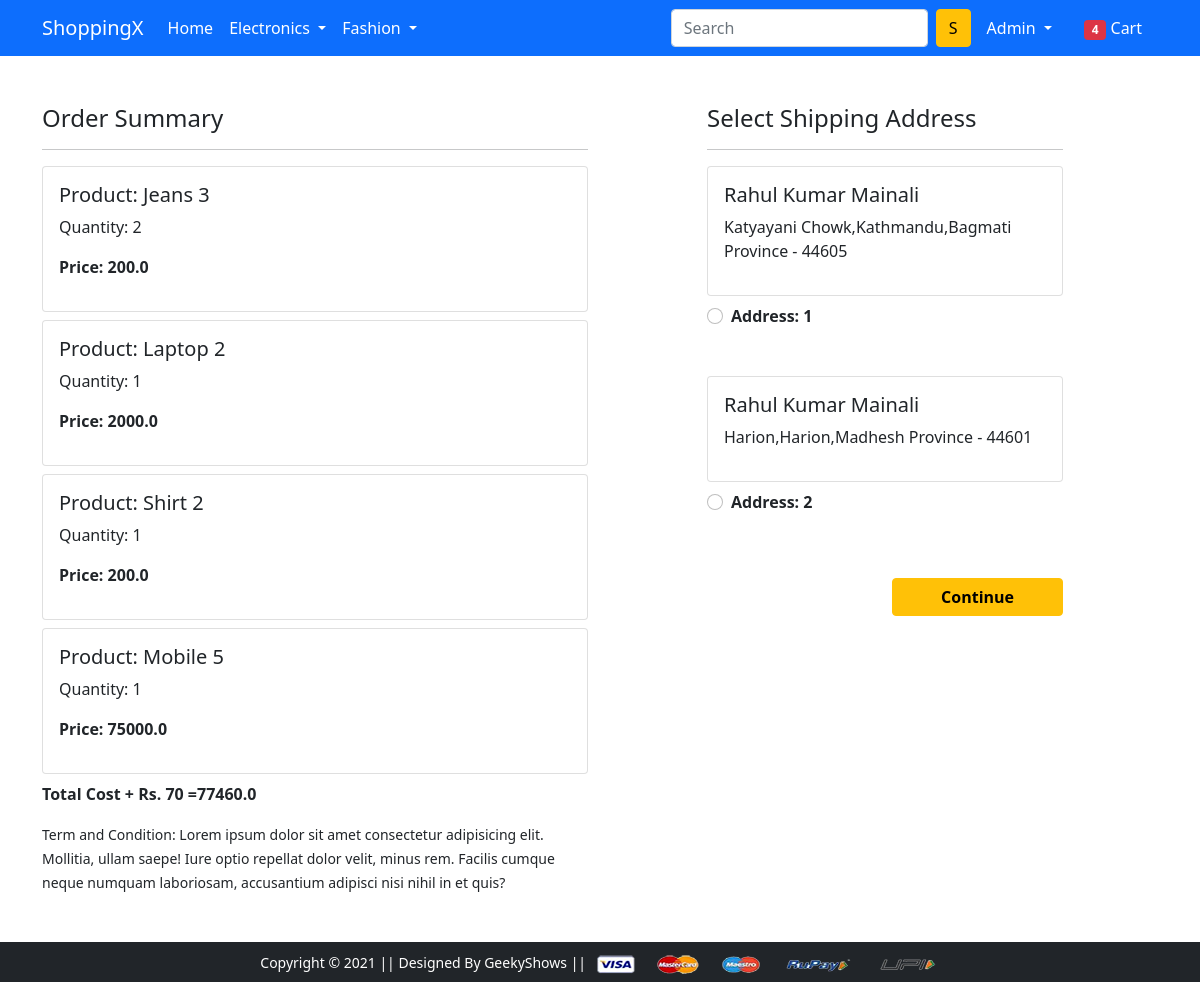
The page /checkout/ (signed in) on the database as committed earlier.
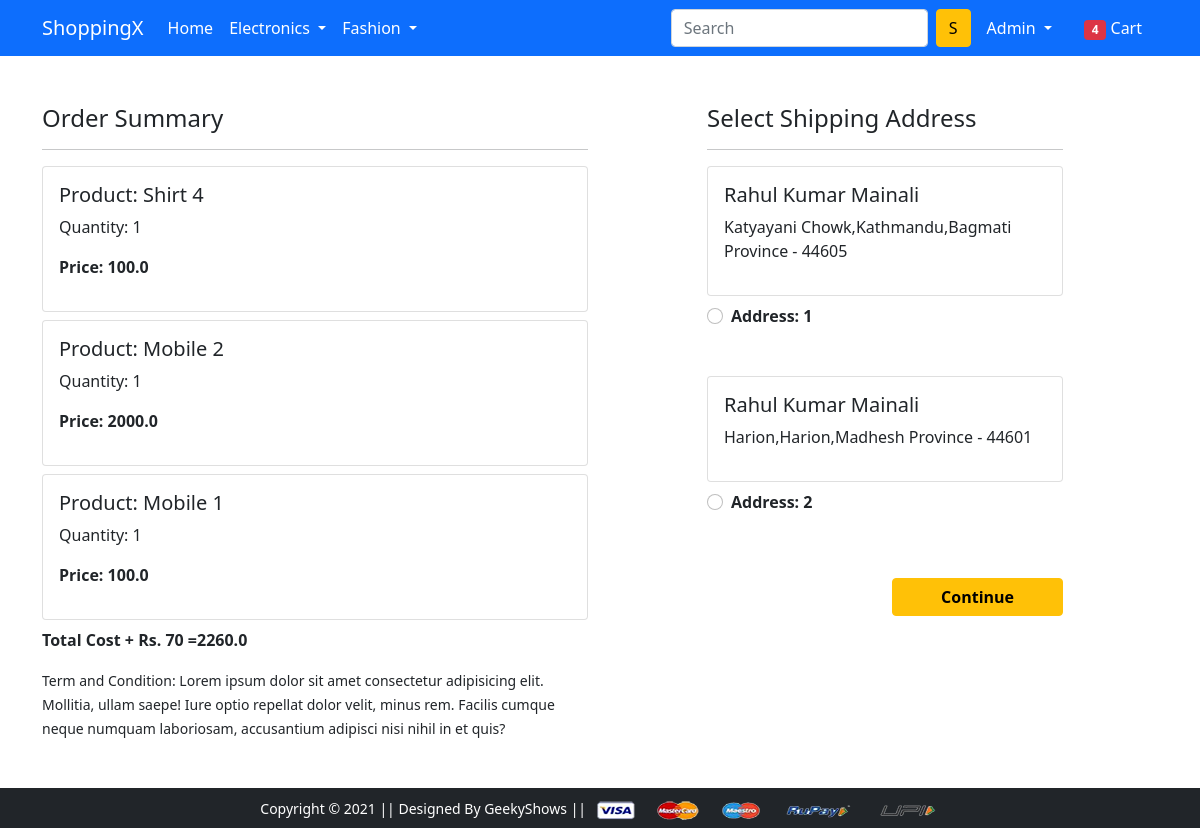
The same page on the database as committed later.
### app/models.py (models this page shows, shortened)
class Cart(models.Model):
    user=models.ForeignKey(User,on_delete=models.CASCADE)
    product=models.ForeignKey(Product,on_delete=models.CASCADE)
    quantity=models.PositiveIntegerField(default=1)
    @property
    def total_cost(self):
        return self.quantity * self.product.discounted_price

class Product(models.Model):
    title=models.CharField(max_length=100)
    selling_price=models.FloatField()
    discounted_price=models.FloatField()
    description=models.TextField()
    brand=models.CharField(max_length=100)
    category=models.CharField(choices=CATEGORY_CHOICES,max_length=2)
    product_image=models.ImageField(upload_to='productimg')

class Customer(models.Model):
    user=models.ForeignKey(User,on_delete=models.CASCADE)
    name=models.CharField(max_length=200)
    locality=models.CharField(max_length=200)
    city=models.CharField(max_length=50)
    zipcode=models.IntegerField()
    state=models.CharField(choices=STATE_CHOICES,max_length=50)

### app/views.py (the view)
# urls.py: path('checkout/', views.checkout, name='checkout'),
@login_required
def checkout(request):
    user=request.user
    add=Customer.objects.filter(user=user)
    cart_items=Cart.objects.filter(user=user)
    amount=0.0
    shipping_amount=60.0
    totalamount=0.0
    cart_product=[p for p in Cart.objects.all() if p.user==request.user]
    if cart_product:
        for p in cart_product:
            tempamount=(p.quantity * p.product.discounted_price)
            amount += tempamount
        totalamount= amount + shipping_amount
    return render(request, 'app/checkout.html',{'add':add,'totalamount':totalamount,'cart_items':cart_items})

### app/templates/app/checkout.html (shortened to what this page needs)
{% extends 'app/base.html' %}
{% load static %}
{% block main-content %}
<div class="container">
 <div class="row mt-5">
  <div class="col-sm-6">
    <h4>Order Summary</h4>
    <hr>
    {% for item in cart_items %}
      <div class="card mb-2">
        <div class="card-body">
          <h5>Product: {{item.product.title}}</h5>
          <p>Quantity: {{item.quantity}}</p>
          <p class="fw-bold">Price: {{item.total_cost}}</p>
        </div>
      </div>
      {% endfor %}
    <p class="fw-bold">Total Cost + Rs. 70 ={{totalamount}}</p>
    <small>Term and Condition: Lorem ipsum dolor sit amet consectetur adipisicing elit. Mollitia, ullam saepe! Iure optio repellat dolor velit, minus rem. Facilis cumque neque numquam laboriosam, accusantium adipisci nisi nihil in et quis?</small>
  </div>
  <div class="col-sm-4 offset-sm-1">
    <h4>Select Shipping Address</h4>
    <hr>
    <form action="/paymentdone">
      {% for ad in add %}
      <div class="card">
        <div class="card-body">
        <h5>{{ad.name}}</h5>
        <p>{{ad.locality}},{{ad.city}},{{ad.state}} - {{ad.zipcode}}</p>
        </div>
      </div>
        <div class="form-check mt-2 mb-5">
          <input class="form-check-input" type="radio" value="{{ad.id}}" name="custid" id="custadd{{forloop.counter}}">
          <label class="form-check-label fw-bold" for="custadd{{forloop.counter}}">
            Address: {{forloop.counter}}</label>
        </div>
        {% endfor %}
        <div class="text-end">
          <button type="submit" class="btn btn-warning mt-3 px-5 fw-bold">Continue</button>
        </div>
      </form>
    </div>
  </div>
</div>
{% endblock main-content %}

Rows that differ between the two databases and show on the page:
removed Cart: product "Jeans 3", quantity "2", total_cost "200.0"
removed Cart: product "Laptop 2", quantity "1", total_cost "2000.0"
removed Cart: product "Shirt 2", quantity "1", total_cost "200.0"
removed Cart: product "Mobile 5", quantity "1", total_cost "75000.0"
added Cart: product "Shirt 4", quantity "1", total_cost "100.0"
added Cart: product "Mobile 2", quantity "1", total_cost "2000.0"
added Cart: product "Mobile 1", quantity "1", total_cost "100.0"
Other text that changed with them:
{{ totalamount }}: "77460.0" → "2260.0"
